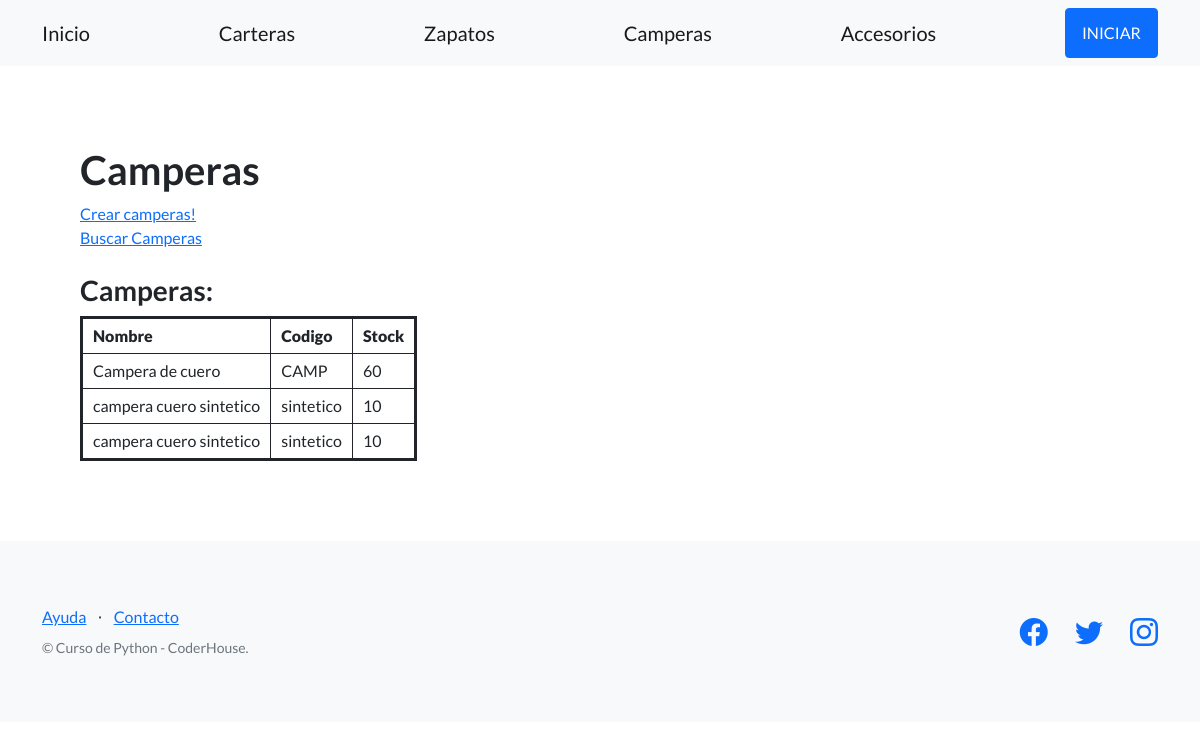
Page /tienda-online/camperas/ on the earlier database version.
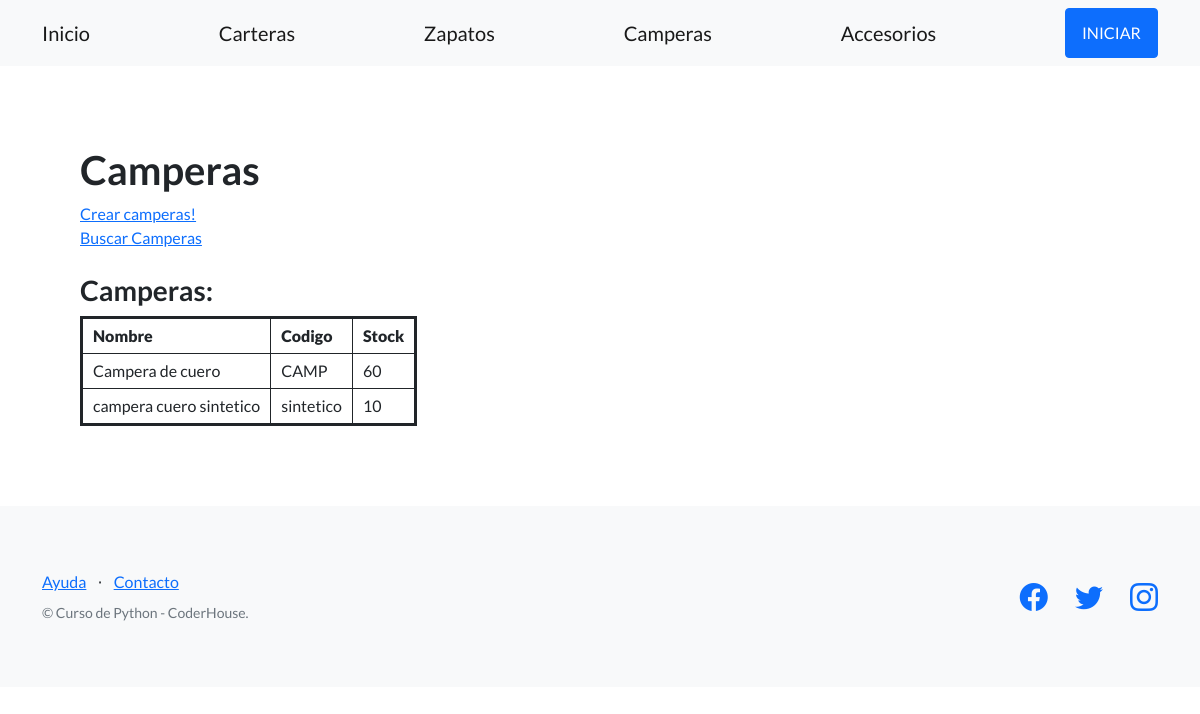
Same page on the later database version.
### apponline/models.py (models this page shows, shortened)
class Camperas(models.Model):
    nombre = models.CharField(max_length=128)
    codigo= models.CharField(max_length=128)
    stock = models.IntegerField()

### apponline/views.py (the view)
# urls.py: path('camperas/', views.camperas, name="camperas"),
def camperas(request):
      camperas = Camperas.objects.all()
      return render(request, "apponline/camperas.html", {'camperas': camperas})

### apponline/templates/apponline/camperas.html (shortened to what this page needs)
{% extends "apponline/plantilla_base.html" %}
{% block contenido_base %}
<h1>Camperas</h1>
<a href="{% url 'camperas_formulario' %}">Crear camperas!</a>
<br>
<a href="{% url 'busqueda_camperas_form' %}">Buscar Camperas</a>
<br><br>
<h3>Camperas:</h3>
<table class="coder-table">
  <tbody>
    <tr>
      <th>
        <strong>Nombre</strong>
      </th>
      <th>
        <strong>Codigo</strong>
      </th>
      <th>
        <strong>Stock</strong>
      </th>
    </tr>
    {% for campera in camperas %}
    <tr>
      <td>{{campera.nombre}}</td>
      <td>{{campera.codigo}}</td>
      <td>{{campera.stock}}</td>
    </tr>
    {% endfor %}
  </tbody>
</table>
{% endblock contenido_base %}

Differences in the rows shown:
removed Camperas: nombre "campera cuero sintetico", codigo "sintetico", stock "10"
